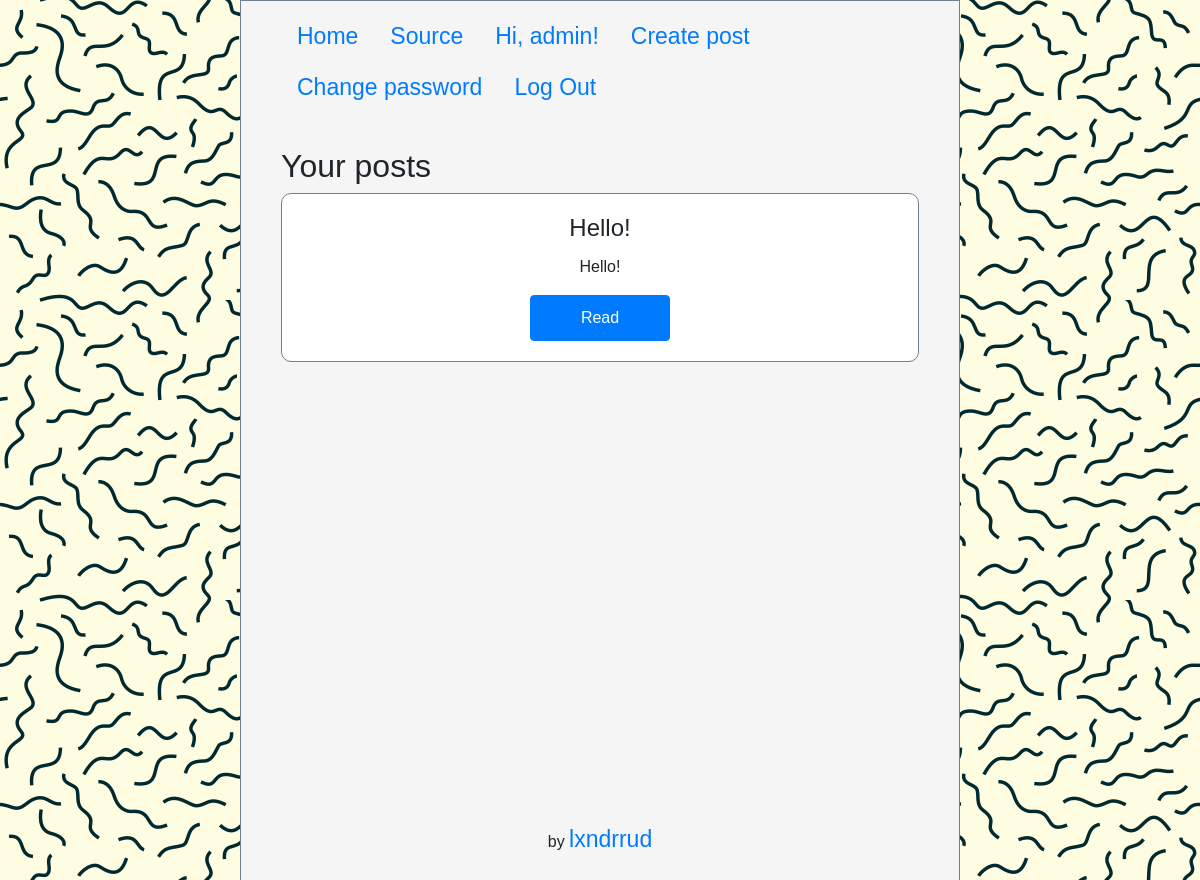
Screenshot of /users/admin (signed in) with the database file from the repository.
### script.py (models this page shows, shortened)
class Post(db.Model):
    id = db.Column(db.Integer, primary_key=True)
    title = db.Column(db.String(50), nullable=False)
    text = db.Column(db.String(500), nullable=False)
    datetime = db.Column(db.DateTime, nullable=False, default=datetime.now())
    author_nickname = db.Column(db.String(50), db.ForeignKey('user.nickname'))
    commentaries = db.relationship('Commentary', backref=db.backref('post'))
    likes = db.relationship('Like', backref=db.backref('post'))

### script.py (the view)
@app.route('/users/<string:nickname>', methods=['GET'])
def user_posts(nickname):
    posts = Post.query.filter_by(author_nickname=nickname).all()
    return render_template('users/user_posts.html', nickname=nickname, posts=posts)

### templates/users/user_posts.html (shortened to what this page needs)
{% extends 'base.html' %}
{% block content %}
    {% if session.nickname == nickname %}
        <h2>Your posts</h2>
    {% else %}
        <h2>{{ nickname }}`s posts</h2>
    {% endif %}
    {% for post in posts %}
        <div class="card">
            <div class="card-body">
                <h4 class="card-title">{{ post.title }}</h4>
                <p class="card-text">{{ post.text }}</p>
                <a href="{{ url_for('post_detail', post_id=post.id) }}" class="btn btn-primary">Read</a>
            </div>
        </div>
    {% endfor %}
{% endblock content %}

### templates/base.html (shortened to what this page needs)
<!doctype html>
<html lang="en">
<head>
    <link rel="stylesheet" href="https://maxcdn.bootstrapcdn.com/bootstrap/4.0.0/css/bootstrap.min.css">
    <link rel="stylesheet" href="{{ url_for('static', filename='css/style.css') }}">
</head>
<body>
    <div class="wrapper">
        <ul class="nav">
            <li class="nav-item">
                <a class="nav-link" href="{{ url_for('home') }}">Home</a>
            </li>
            <li class="nav-item">
                <a href="https://github.com/lxndrrud/flaskalc" class="nav-link">Source</a>
            </li>
            {% if session.is_authenticated %}
                <li class="nav-item">
                    <a class="nav-link" href="{{ url_for('user_posts', nickname=session.nickname) }}">Hi, {{ session.nickname }}!</a>
                </li>
                <li class="nav-item">
                    <a class="nav-link" href="{{ url_for('post_create') }}">Create post</a>
                </li>
                <li class="nav-item">
                    <a class="nav-link" href="{{ url_for('change_password') }}">Change password</a>
                </li>
                <li class="nav-item">
                    <a class="nav-link" href="{{ url_for('logout') }}">Log Out</a>
                </li>
            {% endif %}
        </ul>
        <div class="content">{% block content %}{% endblock content %}</div>
        <div class="footer">
            <p>by <a href="https://github.com/lxndrrud">lxndrrud</a></p>
        </div>
    </div>
</body>
</html>

### static/css/style.css (style rules this page uses)
* { margin: 0; padding: 0; }
html, body { font-family: Helvetica; }
body { background: url(../volnistye-linii.png); word-wrap: break-word; }
.wrapper { background: whitesmoke; width: 60%; min-height: 100vh; margin: 0 20%; border: 1px solid slategrey; }
a { font-size: 23px; }
.nav { padding-left: 40px; padding-top: 10px; border-width: 0px; }
.content { margin: 0; padding-top: 35px; padding-left: 40px; padding-right: 40px; box-sizing: border-box; padding-bottom: 10px; min-height: calc(100vh - 90px); }
.footer { height: 90px; vertical-align: bottom; text-align: center; }
.card { border-radius: 10px; border: none; }
.card-body { text-align: center; border-radius: 10px; border: 1px solid slategrey; }
.btn { padding: 10px 50px; }

### rows the page displays
Post: nickname "admin", title "Hello!", text "Hello!"
